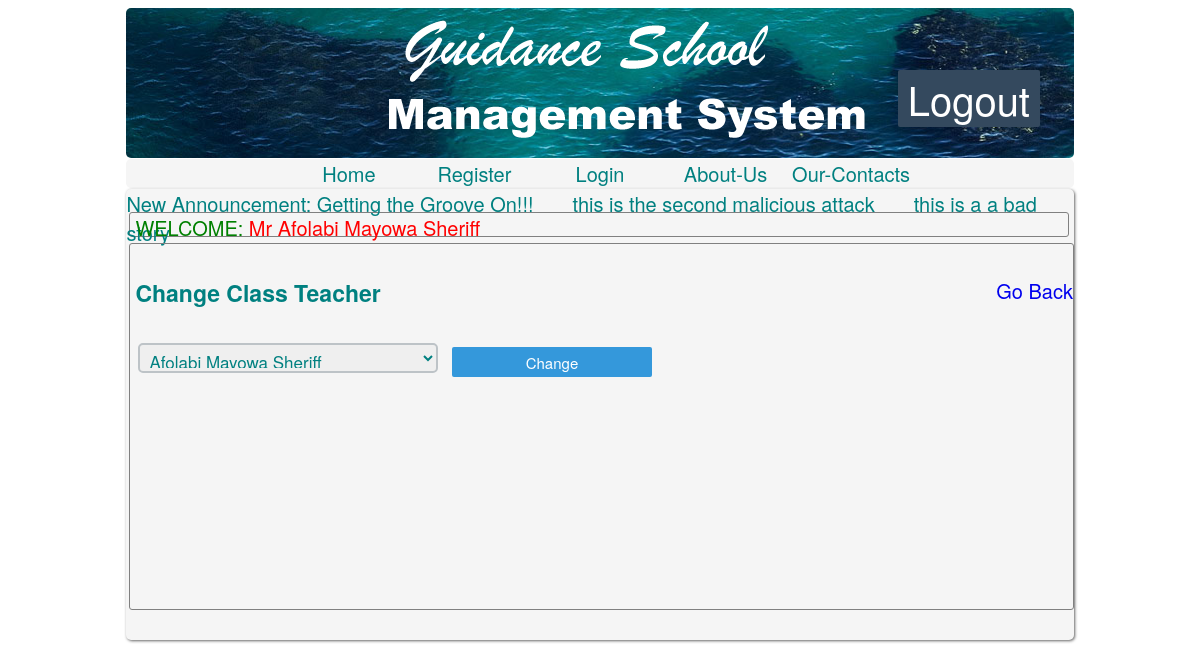
/subject.php (signed in), run on the app's committed database.
### tables this page shows
CREATE TABLE IF NOT EXISTS `notice` (
  `id` int(3) unsigned NOT NULL AUTO_INCREMENT,
  `notice` varchar(500) NOT NULL,
  PRIMARY KEY (`id`),
  UNIQUE KEY `id` (`id`)
);

### subject.php (the view, shortened to what this page needs)
<!DOCTYPE html PUBLIC "-//W3C//DTD XHTML 1.0 Transitional//EN" "http://www.w3.org/TR/xhtml1/DTD/xhtml1-transitional.dtd">
<html xmlns="http://www.w3.org/1999/xhtml">
<head>
<link href="css/style.css" type="text/css" rel="stylesheet">
</head>
<body>
<div id="header">
<img src="images/guidance.png" style="margin-top:-35px;margin-left:250px;"/>
<div id="logout">
<a href="logoutadmin.php"><label class="logout">Logout</label></a>
</div>
</div>
<?php include('menu.php'); ?>
<div id="body">
<?php  include('notices.php');  ?>
<?php  include('welcome.php');  ?>
<div class="mainjob">
<?php
$subject=base64_decode($_GET['sbj']);
?>
<?php
$show="yes";
echo"<a href='manage_subjects.php.' style='float:right;'> Go Back </a>";
if($show=="yes"){
?>
<form action="" method="POST">
<h4>Change Class Teacher</h4>
<select name="teacher" class="inputform">
<?php
$query=mysql_query("SELECT surname,firstname,othername,username FROM teacher");
$query2=mysql_query("SELECT teacher,name FROM subjects WHERE name='$subject'");
$rlt=mysql_fetch_assoc($query2);
while($row=mysql_fetch_assoc($query)){
$teacher=$row['username'];
$name=$row['surname']." ".$row['firstname']." ".$row['othername'];
if($rlt['teacher']==$teacher){
echo "<option selected value='".$teacher."'>".$name."</option>";
}else{
echo "<option value='".$teacher."'>".$name."</option>";
}
}
?>
</select>
<input type="submit" name="change" value="Change" class="submitbutton"/>
</form>
<?php
}
?>
</div>
</div>
</body>
</html>

### notices.php (shortened to what this page needs)
<?php
echo"<div id='notice'>";
echo"<marquee>";
$query4="SELECT notice FROM notice ORDER BY id DESC LIMIT 0,3";
$result=mysql_query($query4);
echo "New Announcement: ";
while($row=mysql_fetch_assoc($result)){
echo "{$row['notice']} &nbsp;&nbsp;&nbsp;&nbsp;&nbsp;&nbsp;";
};
echo"</marquee></div>";
?>

### css/style.css (style rules this page uses)
input, button, select, textarea { font-family: "Helvetica Neue", Helvetica, Arial, sans-serif; font-size: 14px; }
h4, .h4 { font-size: 23px ; }
body { color:Teal; font-size:20px; background:url(../images/bg.jpg) repeat white; padding:0px; font-family: "Helvetica Neue", Helvetica, Arial, sans-serif; }
div { display:block; }
a { text-decoration:none; webkit-transition: 0.25s; -moz-transition: 0.25s; -o-transition: 0.25s; transition: 0.25s; }
#logout { margin-right:10px; margin-top:10px; border-radius:2px; -moz-border-radius:2px; -webkit-border-radius:2px; display: inline-block; position: absolute; top:60px; right:150px; text-align:center; background-color:#34495E; }
.logout { margin:10px; font-size:40px; color:white; cursor:pointer; }
.mainjob { width:99%; min-height:350px; display:inline-block; border-radius:3px; -moz-border-radius:3px; -webkit-border-radius:3px; border:1px solid grey; margin:3px; padding-bottom:15px; padding-left:5px; margin-bottom:30px; }
#header { width:80%; height:150px; margin-right:10%; margin-left:10%; background: url('../images/img-2.jpg') repeat whitesmoke; border-radius:5px; -moz-border-radius:5px; -webkit-border-radius:5px; }
#notice { width:100%; height:20px }
#body { margin-top:1px; width:80%; border-radius:5px; -moz-border-radius:5px; -webkit-border-radius:5px; background-color:WhiteSmoke; margin-right:10%; margin-left:10%; box-shadow: 1px 1px 3px rgba(50, 50, 50, 0.75); display:inline-block; }
.inputform { color: teal; width:300px; height:30px; border-radius:5px; -moz-border-radius:5px; -webkit-border-radius:5px; margin:3px; border: 2px solid #bdc3c7; outline: none; padding: 3px 5px; font-size:17px; }
.submitbutton { color: #ffffff; background-color: #3498db; border: none; font-size: 15px; font-weight: normal; width:200px; height:30px; border-radius:2px; -moz-border-radius:2px; -webkit-border-radius:2px; margin:3px; margin-left:5px; cursor:pointer; }

### data on the page
notice: notice "Getting the Groove On!!!"
notice: notice "this is the second malicious attack"
notice: notice "this is a a bad story"

### other printed values
$adminuser['surname'] "Afolabi"
$adminuser['firstname'] "Mayowa"
$adminuser['othername'] "Sheriff"
form field teacher "Afolabi Mayowa Sheriff"
